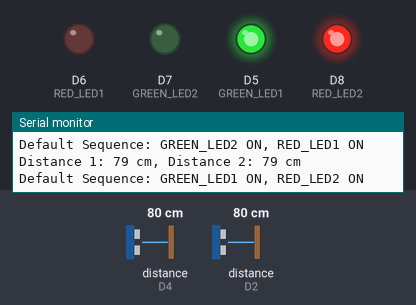
Recording of a sketch running on a simulated ESP8266 (NodeMCU). On the bench: output pins drawn as LEDs (lit = HIGH), the last lines printed to the serial monitor. Wiring (inferred from the names in the program): 2 × ultrasonic range finder: trigger D3, echo D4 / trigger D1, echo D2. Inputs (shaded band) come from the test bench; at power-on: distance to the obstacle (sensors on D4, D2) 80 cm. The echo pulse lasts 58.3 µs per cm; pins used as bus, display or sensor lines are not drawn.

Above: at 4.8 s.
4.9 s: distance to the obstacle (sensor on D4) set to 8 cm
9.9 s: distance to the obstacle (sensor on D4) set to 5 cm
At 10.8 s:
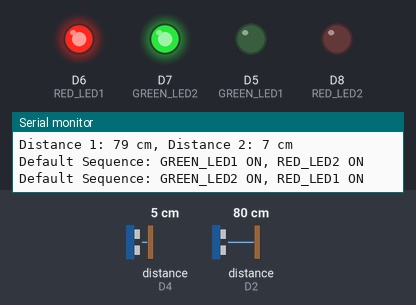
18.6 s: distance to the obstacle (sensor on D2) set to 8 cm
23.6 s: distance to the obstacle (sensor on D2) set to 5 cm
At 28.2 s:
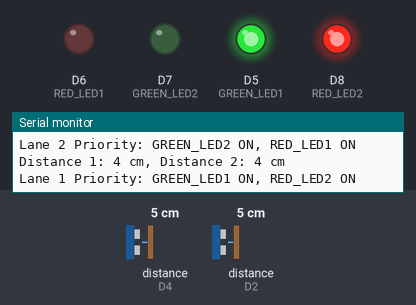
28.6 s: distance to the obstacle (sensor on D2) set to 9 cm
At 32.7 s:
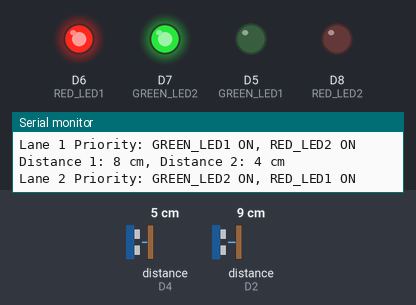
Timing chart, 0 to 34.2 s (numbered marks = the images above; inputs shaded):
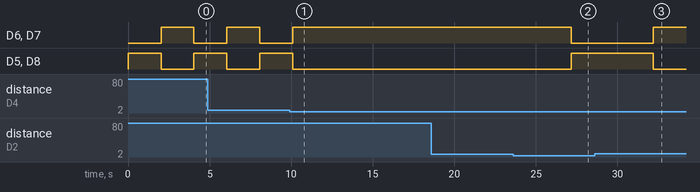

The sketch:

sketch_jan13a.ino
```cpp
// Define pins for ultrasonic sensors
#define TRIG1 D1
#define ECHO1 D2
#define TRIG2 D3
#define ECHO2 D4

// Define pins for LEDs
#define GREEN_LED1 D5
#define RED_LED1 D6
#define GREEN_LED2 D7
#define RED_LED2 D8

// Threshold distance in cm
#define THRESHOLD 5

// Variables to store distances
long duration1, distance1;
long duration2, distance2;

void setup() {
  // Initialize serial communication
  Serial.begin(9600);

  // Set ultrasonic sensor pins
  pinMode(TRIG1, OUTPUT);
  pinMode(ECHO1, INPUT);
  pinMode(TRIG2, OUTPUT);
  pinMode(ECHO2, INPUT);

  // Set LED pins
  pinMode(GREEN_LED1, OUTPUT);
  pinMode(RED_LED1, OUTPUT);
  pinMode(GREEN_LED2, OUTPUT);
  pinMode(RED_LED2, OUTPUT);

  // Ensure all LEDs are off at startup
  digitalWrite(GREEN_LED1, LOW);
  digitalWrite(RED_LED1, LOW);
  digitalWrite(GREEN_LED2, LOW);
  digitalWrite(RED_LED2, LOW);
}

long measureDistance(int trigPin, int echoPin) {
  // Send a 10-microsecond pulse to the TRIG pin
  digitalWrite(trigPin, LOW);
  delayMicroseconds(2);
  digitalWrite(trigPin, HIGH);
  delayMicroseconds(10);
  digitalWrite(trigPin, LOW);

  // Read the time it takes for the echo to return
  long duration = pulseIn(echoPin, HIGH);

  // Calculate the distance in cm
  return duration * 0.034 / 2;
}

void loop() {
  // Measure distances from both sensors
  distance1 = measureDistance(TRIG1, ECHO1);
  distance2 = measureDistance(TRIG2, ECHO2);

  // Debug: Print distances
  Serial.print("Distance 1: ");
  Serial.print(distance1);
  Serial.print(" cm, Distance 2: ");
  Serial.print(distance2);
  Serial.println(" cm");

  // Check for traffic density (priority only if distance is <= THRESHOLD)
  if (distance1 <= THRESHOLD) {
    // Lane 1 priority
    digitalWrite(GREEN_LED1, HIGH);
    digitalWrite(RED_LED1, LOW);
    digitalWrite(GREEN_LED2, LOW);
    digitalWrite(RED_LED2, HIGH);
    Serial.println("Lane 1 Priority: GREEN_LED1 ON, RED_LED2 ON");
    delay(5000);
  } else if (distance2 <= THRESHOLD) {
    // Lane 2 priority
    digitalWrite(GREEN_LED2, HIGH);
    digitalWrite(RED_LED2, LOW);
    digitalWrite(GREEN_LED1, LOW);
    digitalWrite(RED_LED1, HIGH);
    Serial.println("Lane 2 Priority: GREEN_LED2 ON, RED_LED1 ON");
    delay(5000);
  } else {
    // Default sequence when no priority is required
    digitalWrite(GREEN_LED1, HIGH);
    digitalWrite(RED_LED2, HIGH);
    digitalWrite(RED_LED1, LOW);
    digitalWrite(GREEN_LED2, LOW);
    Serial.println("Default Sequence: GREEN_LED1 ON, RED_LED2 ON");
    delay(2000);

    digitalWrite(GREEN_LED1, LOW);
    digitalWrite(RED_LED1, HIGH);
    digitalWrite(GREEN_LED2, HIGH);
    digitalWrite(RED_LED2, LOW);
    Serial.println("Default Sequence: GREEN_LED2 ON, RED_LED1 ON");
    delay(2000);
  }
}
```

Measured:
- the behaviour switches between 7 and 6 cm on distance to the obstacle (sensor on D4) (found by bisection; images 0 and 1)
- the behaviour switches between 7 and 6 cm on distance to the obstacle (sensor on D2) (found by bisection; images 1 and 2)
- after the input at 9.9 s, D6 (RED_LED1), D7 (GREEN_LED2): goes on until 10.1 s, then stays HIGH; D5 (GREEN_LED1), D8 (RED_LED2): goes on until 10.1 s, then stays LOW
- after the input at 23.6 s, D6 (RED_LED1), D7 (GREEN_LED2): HIGH → LOW after 3.6 s; D5 (GREEN_LED1), D8 (RED_LED2): LOW → HIGH after 3.6 s
- after the input at 28.6 s, D6 (RED_LED1), D7 (GREEN_LED2): LOW → HIGH after 3.6 s; D5 (GREEN_LED1), D8 (RED_LED2): HIGH → LOW after 3.6 s
